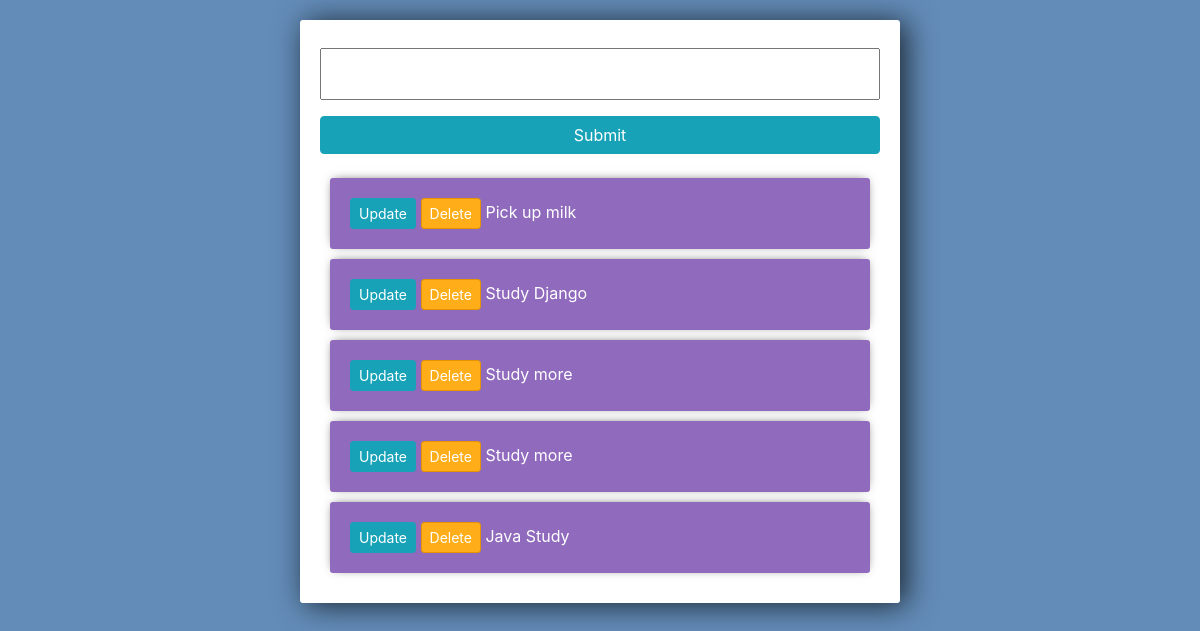
Before: / with the older database file.
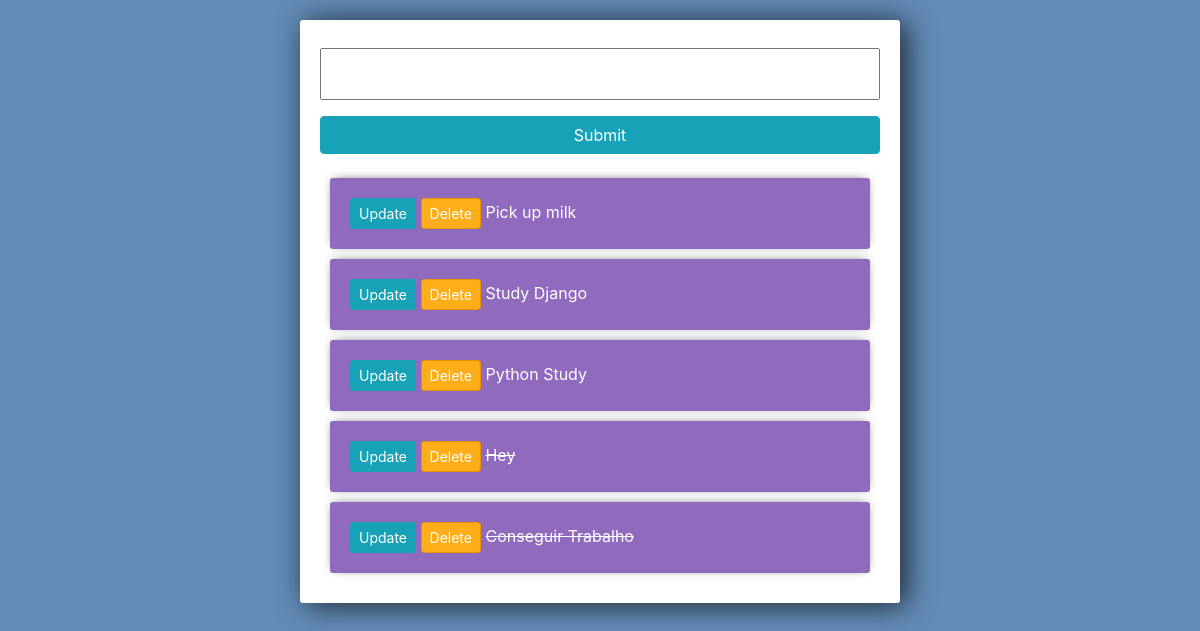
After: the same page with the newer database file.
### todo/models.py (models this page shows)
class Task(models.Model):
    title= models.CharField(max_length=200)
    complete = models.BooleanField(default=False)
    created = models.DateTimeField(auto_now_add=True)
    def __str__(self):
        return self.title

### todo/views.py (the view)
# urls.py: path("", views.todopage, name ='nana'),
def todopage(request):
	tasks = Task.objects.all()
	form = TaskForm()
	if request.method =='POST':
		form = TaskForm(request.POST)
		if form.is_valid():
			form.save()
		return redirect('/')
	context = {'tasks':tasks, 'form':form}
	return render(request, 'tasks.html', context)

### todo/forms.py
class TaskForm(forms.ModelForm):
    class Meta:
        model = Task
        fields ='__all__'

### templates/tasks.html (shortened to what this page needs)
<link rel="stylesheet" href="https://stackpath.bootstrapcdn.com/bootstrap/4.3.1/css/bootstrap.min.css">
<div class="center-column">
	<form method="POST" action="/">
		{{form.title}}
		<input class="btn btn-info" type="submit" name="Create Task">
	</form>
	<div class="todo-list">
	{% for task in tasks %}
		<div class="item-row">
			<a class="btn btn-sm btn-info" href="{% url 'update_task' task.id %}">Update</a>
			<a class="btn btn-sm btn-danger" href="{% url 'delete' task.id %}">Delete</a>
			{% if task.complete == True %}
			<strike>{{task}}</strike>
			{% else %}
			<span>{{task}}</span>
			{% endif %}
		</div>
	{% endfor %}
	</div>
</div>

### templates/tasks.html (style rules this page uses)
input { width: 100%; padding: 12px 20px; margin: 8px 0; box-sizing: border-box; }
input::placeholder { color: #d3d3d3; }
.center-column { width:600px; margin: 20px auto; padding:20px; background-color: #fff; border-radius: 3px; box-shadow: 6px 2px 30px 0px rgba(0,0,0,0.75); }
.item-row { background-color: #906abd; margin: 10px; padding: 20px; border-radius: 3px; color: #fff; font-size: 16px; box-shadow: 0px -1px 10px -4px rgba(0,0,0,0.75); }
.btn-danger { background-color: #ffae19; border-color: #e59400; }

Changed rows visible on the page:
removed Task: title "Study more"
removed Task: title "Study more"
removed Task: title "Java Study"
added Task: title "Python Study"
added Task: title "Hey"
added Task: title "Conseguir Trabalho"
